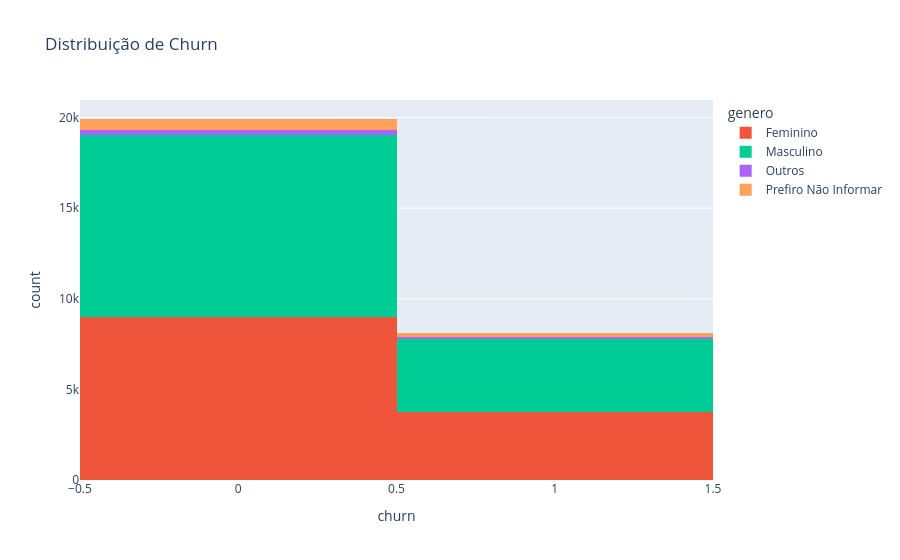

The code cell stored with this chart in its notebook:
### Code cell
grafico = px.histogram(tabela, x="churn", color="genero", title="Distribuição de Churn")
grafico.show() # MOSTRA CONTAGEM ABSOLUTA(é influenciada pelo tamanho de cada grupo.)

(pd.crosstab(df['genero'], df['churn'], normalize='index')
   .plot(kind='bar', stacked=True)) # MOSTRA TAXAS

### Figure 1 — Plotly figure (JSON) as saved in the notebook; plotly's stock layout.template omitted (floating-point values rounded to 4 significant figures; data arrays with more than 128 entries replaced by an {"elided": "..."} marker saying what was removed)
{"data": [{"bingroup": "x", "hovertemplate": "genero=Feminino<br>churn=%{x}<br>count=%{y}<extra></extra>", "legendgroup": "Feminino", "marker": {"color": "#EF553B", "pattern": {"shape": ""}}, "name": "Feminino", "orientation": "v", "showlegend": true, "type": "histogram", "x": {"elided": "12741 int values"}, "xaxis": "x", "yaxis": "y"}, {"bingroup": "x", "hovertemplate": "genero=Masculino<br>churn=%{x}<br>count=%{y}<extra></extra>", "legendgroup": "Masculino", "marker": {"color": "#00cc96", "pattern": {"shape": ""}}, "name": "Masculino", "orientation": "v", "showlegend": true, "type": "histogram", "x": {"elided": "14051 int values"}, "xaxis": "x", "yaxis": "y"}, {"bingroup": "x", "hovertemplate": "genero=Outros<br>churn=%{x}<br>count=%{y}<extra></extra>", "legendgroup": "Outros", "marker": {"color": "#ab63fa", "pattern": {"shape": ""}}, "name": "Outros", "orientation": "v", "showlegend": true, "type": "histogram", "x": {"elided": "368 int values"}, "xaxis": "x", "yaxis": "y"}, {"bingroup": "x", "hovertemplate": "genero=Prefiro Não Informar<br>churn=%{x}<br>count=%{y}<extra></extra>", "legendgroup": "Prefiro Não Informar", "marker": {"color": "#FFA15A", "pattern": {"shape": ""}}, "name": "Prefiro Não Informar", "orientation": "v", "showlegend": true, "type": "histogram", "x": {"elided": "848 int values"}, "xaxis": "x", "yaxis": "y"}], "layout": {"barmode": "relative", "legend": {"title": {"text": "genero"}, "tracegroupgap": 0}, "title": {"text": "Distribuição de Churn"}, "xaxis": {"anchor": "y", "domain": [0, 1], "title": {"text": "churn"}}, "yaxis": {"anchor": "x", "domain": [0, 1], "title": {"text": "count"}}}}
